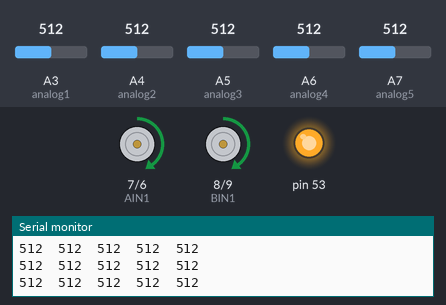
This sketch was run on a simulated Arduino Mega 2560, built with avr-gcc and run on an emulated ATmega2560. Parts: motor-driver pin pairs drawn as motors (green arrow = first pin HIGH = forward, orange = second pin HIGH = backward, longer = more drive, scaled by the enable pin), output pins drawn as LEDs (lit = HIGH), the last lines printed to the serial monitor. The test bench sets the inputs (shaded band); at power-on: A3 (analog1) = 512, A6 (analog4) = 512, A4 (analog2) = 512, A5 (analog3) = 512, A7 (analog5) = 512.

Above: at 10.2 s.
10.3 s: A3 (analog1) set to 30
At 10.8 s:
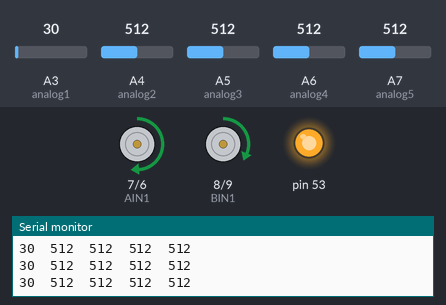
11.8 s: A6 (analog4) set to 716
At 12.4 s:
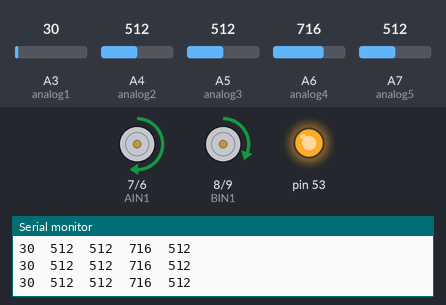
14.8 s: A4 (analog2) set to 110
At 15.9 s:
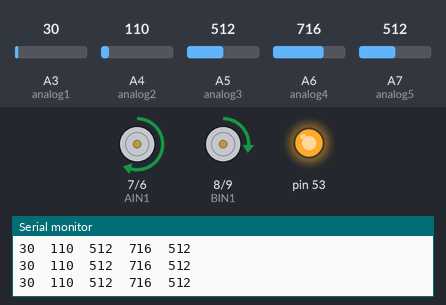
16.3 s: A4 (analog2) set to 88
At 17.7 s:
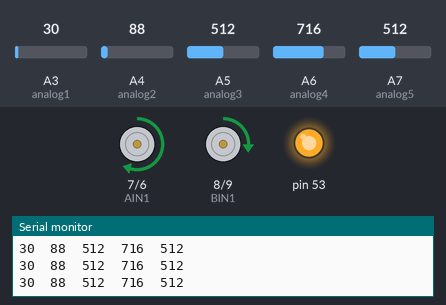
Timing chart, 0 to 19.3 s (numbered marks = the images above; inputs shaded):
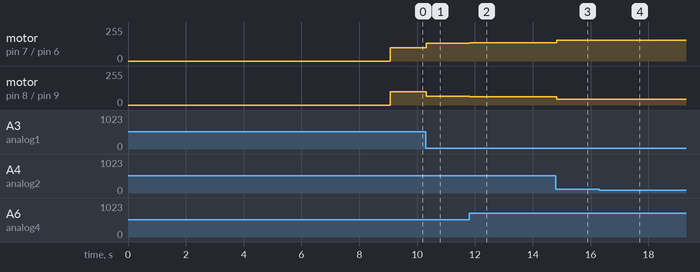

The sketch:

mar23_integrated_PIDtest.ino
```cpp
#include <SPI.h>
#include <MFRC522.h>
#define CUSTOM_NAME "HM10-10"

#define analog1  A3
#define analog2  A4
#define analog3  A5
#define analog4  A6
#define analog5  A7

const int PWMA = 10;   // Speed Motor A
const int AIN1 = 7;    // Direction A1
const int AIN2 = 6;    // Direction A2
const int BIN1 = 8;    // Direction B1
const int BIN2 = 9;   // Direction B2
const int PWMB = 11;    // Speed Motor B (Check if wired to Pin 5 or 4)

// PID Constants - You will tune these!
double Kp = 50.0;
double Kd = 0.0;
double Ki = 0.0;
int Tp = 100; // Base speed

// Memory for PID
double lastError = 0;
double sumError = 0;

// Weights for the sensors (w2 and w3 from your slide)
double w2 = 1.0;
double w3 = 3.0;

// RFID MFRC522 (Mega Hardware SPI)
const int RST_PIN = 3;
const int SS_PIN  = 2;
MFRC522 mfrc522(SS_PIN, RST_PIN);


long baudRates[] = {9600, 19200, 38400, 57600, 115200, 4800, 2400, 1200, 230400};
bool moduleReady = false;

int time = 0;
int motorSpeed = 150; // Default speed (0-255)
int thres[6] = { 0, 500, 555, 686, 400, 583 };
int Cal = -350;
int isTurning = 0;

void setup() {

  for(int i=1; i<6; i++) thres[i] += Cal;

  Serial.begin(115200);
  Serial3.begin(9600);  // HM-10 Bluetooth (Pins 14, 15)

  pinMode(PWMA, OUTPUT); pinMode(AIN1, OUTPUT); pinMode(AIN2, OUTPUT);               //Motor
  pinMode(PWMB, OUTPUT); pinMode(BIN1, OUTPUT); pinMode(BIN2, OUTPUT);
  pinMode(analog1, INPUT);pinMode(analog2, INPUT);pinMode(analog3, INPUT);pinMode(analog4, INPUT);pinMode(analog5, INPUT);

  SPI.begin();
  mfrc522.PCD_Init();

  while (!Serial);
  Serial.println("Initializing HM-10...");

  // 1. Automatic Baud Rate Detection
  for (int i = 0; i < 9; i++) {
    Serial.print("Testing baud rate: ");
    Serial.println(baudRates[i]);
    Serial3.begin(baudRates[i]);
    Serial3.setTimeout(100);
    delay(100);

    // 2. Force Disconnection, Sending "AT" while connected forces the module to disconnect [2].
    Serial3.print("AT");

    if (waitForResponse("OK", 800)) {
      Serial.println("HM-10 detected and ready.");
      moduleReady = true;
      break;
    } else {
      Serial3.end();
      delay(100);
    }
  }

  if (!moduleReady) {
    Serial.println("Failed to detect HM-10. Check 3.3V VCC and wiring.");
    return;
  }

  // 3. Restore Factory Defaults
  Serial.println("Restoring factory defaults...");
  sendATCommand("AT+RENEW"); // Restores all setup values
  delay(300);

  // 4. Set Custom Name via Macro
  Serial.print("Setting name to: ");
  Serial.println(CUSTOM_NAME);
  String nameCmd = "AT+NAME" + String(CUSTOM_NAME);
  sendATCommand(nameCmd.c_str()); // Max length is 12

  sendATCommand("AT+NOTI1");
  sendATCommand("AT+ADDR?");
  sendATCommand("AT+RESET");
  Serial.println("Initialization Complete.");
}


void loop() {

  if (Serial3.available()) {
    Serial.println(Serial3.readString());
  }

  // 2. PC to Module: Read user input and truncate line endings
  if (Serial.available()) {
    static String inputBuffer = "";

    while (Serial.available()) {
      char c = Serial.read();

      if (c == '\r' || c == '\n') {    // Check if the character is a line ending
        if (inputBuffer.length() > 0) {
          Serial3.print(inputBuffer);
          // Debug: Show what was actually sent
          Serial.print("\n[Sent to HM-10: ");
          Serial.print(inputBuffer);
          Serial.println("]");

          inputBuffer = ""; // Clear buffer for next command
        }
      } else {
        inputBuffer += c; // Add character to buffer
      }
    }
  }

  int val[10];
  val[1] = analogRead( analog1 ), val[2] = analogRead( analog2 ), val[3] = analogRead( analog3 ), val[4] = analogRead( analog4 ), val[5] = analogRead( analog5 );
  for(int i=1; i<=5; i++){
    if( time % 1000 != 0) break;
    Serial.print(val[i]); Serial.print("  "); if(i==5) Serial.print("\n");
  }

  // 3. RFID Scanning
  if (mfrc522.PICC_IsNewCardPresent() && mfrc522.PICC_ReadCardSerial()) {
    Serial.print("Card UID:");
    for (byte i = 0; i < mfrc522.uid.size; i++) {
      Serial.print(mfrc522.uid.uidByte[i] < 0x10 ? " 0" : " ");
      Serial.print(mfrc522.uid.uidByte[i], HEX);
    }
    Serial.println();
    mfrc522.PICC_HaltA(); // Stop reading
  }

  // int count = 0;
  // for(int i=1; i<6; i++) {
  //   if( val[i] > thres[i]  ) {
  //     val[i] = 80;    //accelerate at black
  //     count++;
  //   }
  // }
  // Serial.println(count);

  // if( count == 5 ) { isTurning = 1;}
  // if (isTurning == 1 && count == 0) isTurning = 2;

  int l = val[1] + val[2] + 100;
  int r = val[5] + val[4] + 100;
  while( l > 255 || r > 255){ l *= 0.9; r *= 0.9; }

  // if( isTurning == 2 && count <= 3 && (val[2] == 80 || val[3] == 80 || val[4] == 80)) isTurning = 0;
  // else if( isTurning == 2 ) turnLeft( 60, 60 );
  // else moveForward( r , l );

  Tracking();

}


void moveForward( int lSpeed, int rSpeed ) {
  digitalWrite(AIN1, HIGH); digitalWrite(AIN2, LOW);
  digitalWrite(BIN1, HIGH); digitalWrite(BIN2, LOW);
  analogWrite(PWMA, lSpeed ); analogWrite(PWMB, rSpeed );
}

void moveBackward( int lSpeed , int rSpeed ) {
  digitalWrite(AIN1, LOW);  digitalWrite(AIN2, HIGH);
  digitalWrite(BIN1, LOW);  digitalWrite(BIN2, HIGH);
  analogWrite(PWMA, lSpeed ); analogWrite(PWMB, rSpeed );
}

void turnLeft( int lSpeed , int rSpeed ) {
  digitalWrite(AIN1, LOW);  digitalWrite(AIN2, HIGH);
  digitalWrite(BIN1, HIGH); digitalWrite(BIN2, LOW);
  analogWrite(PWMA, lSpeed ); analogWrite(PWMB, rSpeed );
}

void turnRight( int lSpeed , int rSpeed ) {
  digitalWrite(AIN1, HIGH); digitalWrite(AIN2, LOW);
  digitalWrite(BIN1, LOW);  digitalWrite(BIN2, HIGH);
  analogWrite(PWMA, lSpeed ); analogWrite(PWMB, rSpeed );
}

void stopMotors() {
  digitalWrite(AIN1, LOW); digitalWrite(AIN2, LOW);
  digitalWrite(BIN1, LOW); digitalWrite(BIN2, LOW);
  analogWrite(PWMA, 0);    analogWrite(PWMB, 0);
}


void sendATCommand(const char* command) {
  Serial3.print(command);
  waitForResponse("", 1000);
}


bool waitForResponse(const char* expected, unsigned long timeout) {
  unsigned long start = millis();
  Serial3.setTimeout(timeout);
  String response = Serial3.readString();
  if (response.length() > 0) {
    Serial.print("HM10 Response: ");
    Serial.println(response);
  }
  return (response.indexOf(expected) != -1);
}

void MotorWriting(double vL, double vR) {
  if (vR >= 0) {
    digitalWrite(BIN1, HIGH); // Standard Forward direction
    digitalWrite(BIN2, LOW);
  } else {
    digitalWrite(BIN1, LOW);  // Reverse direction
    digitalWrite(BIN2, HIGH);
    vR = -vR;                 // Convert negative to positive for analogWrite
  }

  if (vL >= 0) {
    digitalWrite(AIN1, HIGH); // Standard Forward direction
    digitalWrite(AIN2, LOW);
  } else {
    digitalWrite(AIN1, LOW);  // Reverse direction
    digitalWrite(AIN2, HIGH);
    vL = -vL;                 // Convert negative to positive for analogWrite
  }

  analogWrite(PWMB, constrain(vR, 0, 255));
  analogWrite(PWMA, constrain(vL, 0, 255));
}

void Tracking() {
  int l3 = analogRead(analog1);
  int l2 = analogRead(analog2);
  int m  = analogRead(analog3);
  int r2 = analogRead(analog4);
  int r3 = analogRead(analog5);

  double numerator = (l3 * -w3) + (l2 * -w2) + (m * 0) + (r2 * w2) + (r3 * w3);
  double denominator = l3 + l2 + m + r2 + r3;
  // Avoid division by zero if robot is lifted or off-track
  if (denominator == 0) denominator = 0.0001;

  double error = numerator / denominator;

  double dError = error - lastError; // Derivative: Change in error
  sumError += error;                 // Integral: Accumulated error

  // Constrain sumError to prevent "Integral Windup"
  sumError = constrain(sumError, -1000, 1000);

  double powerCorrection = (Kp * error) + (Kd * dError) + (Ki * sumError);

  int vR = Tp - powerCorrection;
  int vL = Tp + powerCorrection;

  vR = constrain(vR, -255, 255);
  vL = constrain(vL, -255, 255);

  MotorWriting(vL, vR);

  lastError = error;
}
```

Measured:
- after the input at 10.3 s, motor on pin 7 (AIN1) / pin 6 (AIN2): forward 100/255 → forward 134/255 at once; motor on pin 8 (BIN1) / pin 9 (BIN2): forward 100/255 → forward 65/255 at once
- after the input at 11.8 s, motor on pin 7 (AIN1) / pin 6 (AIN2): forward 134/255 → forward 136/255 at once; motor on pin 8 (BIN1) / pin 9 (BIN2): forward 65/255 → forward 63/255 at once
- after the input at 14.8 s, motor on pin 7 (AIN1) / pin 6 (AIN2): forward 136/255 → forward 154/255 at once; motor on pin 8 (BIN1) / pin 9 (BIN2): forward 63/255 → forward 45/255 at once
- after the input at 16.3 s, motor on pin 7 (AIN1) / pin 6 (AIN2): forward 154/255 → forward 155/255 at once; motor on pin 8 (BIN1) / pin 9 (BIN2): forward 45/255 → forward 44/255 at once
